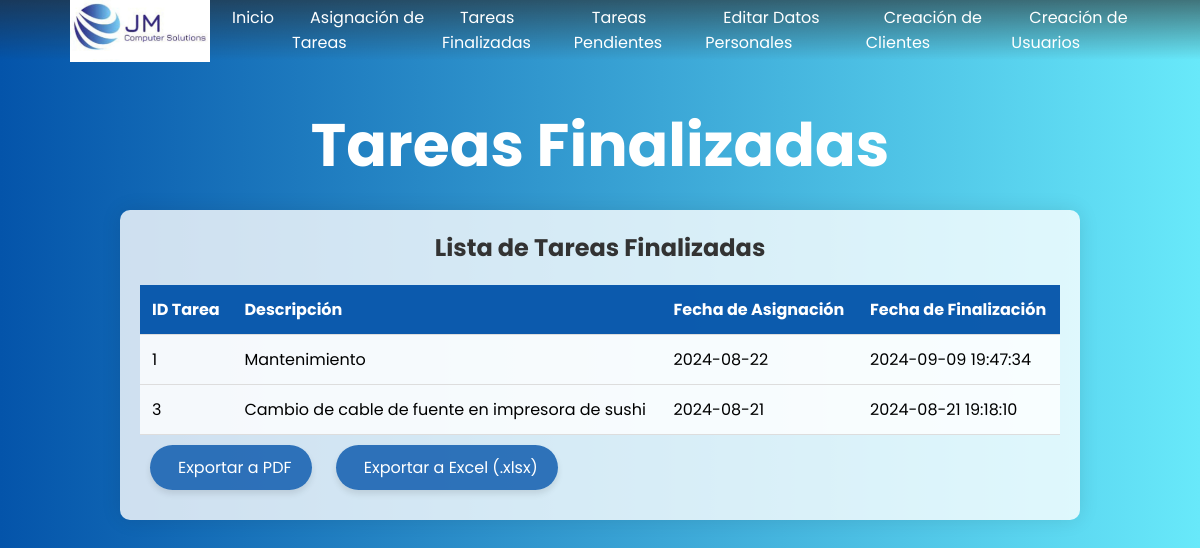
/views/verTareasFinalizadas.php, run on the app's committed database.
### tables this page shows
CREATE TABLE `tareas` (
  `idTarea` int(11) NOT NULL,
  `idUsuario` int(11) DEFAULT NULL,
  `Descripcion` text NOT NULL,
  `FechaAsignacion` date NOT NULL,
  `FechaFinalizacion` datetime NOT NULL,
  `Hora` time NOT NULL,
  `Lugar` varchar(100) NOT NULL,
  `Estado` varchar(20) NOT NULL DEFAULT 'Pendiente',
  `idCliente` int(11) NOT NULL
);

### views/verTareasFinalizadas.php (the view, shortened to what this page needs)
<!DOCTYPE html>
<html lang="es">
<head>
    <link rel="stylesheet" href="../css/verTareasFin.css">
</head>
<body>
    <div class="wrapper">
        <nav class="nav">
            <div class="nav-logo">
                <img src="../img/LogoEmp.jpeg" alt="Logo de la empresa">
            </div>
            <div class="nav-menu">
                <ul id="nav-list">
                    <li><a class="link" href="indexAdmin.php">Inicio</a></li>
                    <li>
                        <a class="link" href="asignacion.php">Asignación de Tareas</a>
                    </li>
                    <li><a class="link" href="verTareasFinalizadas.php">Tareas Finalizadas</a></li>
                    <li><a class="link" href="verTareasPendientes.php">Tareas Pendientes</a></li>
                    <li><a class="link" href="editarDatosAdmin.php">Editar Datos Personales</a></li>
                    <li><a class="link" href="creacion.php">Creación de Clientes</a></li>
                    <li><a class="link" href="crearUsuario.html">Creación de Usuarios</a></li>
                </ul>
            </div>
        </nav>
        <header>
            <h1>Tareas Finalizadas</h1>
        </header>
        <section>
            <h2>Lista de Tareas Finalizadas</h2>
            <table id="taskTable" class="task-table">
                <thead>
                    <tr>
                        <th>ID Tarea</th>
                        <th>Descripción</th>
                        <th>Fecha de Asignación</th>
                        <th>Fecha de Finalización</th>
                    </tr>
                </thead>
                <tbody>
                <?php
                    $conn = new mysqli('localhost', 'root', '', 'bdconnected');
                    $sql = "SELECT idTarea, Descripcion, FechaAsignacion, FechaFinalizacion
                            FROM tareas WHERE Estado = 'Finalizada'";
                    $result = $conn->query($sql);
                    if ($result->num_rows > 0) {
                        while($row = $result->fetch_assoc()) {
                            echo "<tr>
                                    <td>" . $row["idTarea"]. "</td>
                                    <td>" . $row["Descripcion"]. "</td>
                                    <td>" . $row["FechaAsignacion"]. "</td>
                                    <td>" . $row["FechaFinalizacion"]. "</td>
                                </tr>";
                        }
                    } else {
                        echo "<tr><td colspan='4'>0 tareas finalizadas</td></tr>";
                    }
                ?>
                </tbody>
            </table>
                <button class="export-btn" onclick="generatePDF()">
                    <i class="fa fa-file-pdf-o"></i> Exportar a PDF</button>
                <button class="export-btn" onclick="exportToExcelXLSX()">
                    <i class="fa fa-file-excel-o"></i> Exportar a Excel (.xlsx)</button>
        </section>
    </div>
</body>
</html>

### css/verTareasFin.css (style rules this page uses)
* { margin: 0; padding: 0; box-sizing: border-box; font-family: 'Poppins', sans-serif; }
body { background: linear-gradient(to right, rgb(4, 84, 170), rgb(104, 233, 250)); background-size: cover; background-repeat: no-repeat; background-attachment: fixed; }
.wrapper { display: flex; flex-direction: column; align-items: center; padding-top: 100px; }
.nav { position: fixed; top: 0; display: flex; justify-content: space-between; align-items: center; width: 100%; height: 60px; background: linear-gradient(rgba(39, 39, 39, 0.6), transparent); padding: 0 20px; z-index: 100; }
.nav-logo img { width: 140px; height: 70px; margin-top: 0px; margin-right: 4px; margin-left: 50px; }
.nav-menu { display: flex; align-items: center; }
.nav-menu ul { display: flex; margin-right: 20px; }
.nav-menu ul li { list-style-type: none; position: relative; }
.nav-menu ul li .link { text-decoration: none; font-weight: 400; color: #fff; padding: 8px 13px; margin: 0 5px; border-radius: 20px; transition: background 1s; }
header { color: #fff; font-size: 30px; text-align: center; margin-bottom: 20px; }
section { width: 80%; background: rgba(255, 255, 255, 0.8); border-radius: 10px; padding: 20px; box-shadow: 0 0 20px rgba(0,0,0,0.1); }
section h2 { text-align: center; margin-bottom: 20px; color: #333; }
.task-table { width: 100%; border-collapse: collapse; }
.task-table thead { background-color: rgba(4, 84, 170, 0.8); color: white; }
.task-table th, .task-table td { padding: 12px; text-align: left; border-bottom: 1px solid #ddd; }
.task-table th { background-color: rgba(4, 84, 170, 0.8); color: white; }
.task-table td { background-color: rgba(255, 255, 255, 0.8); }
.export-btn { background-color: rgba(4, 84, 170, 0.8); color: white; border: none; border-radius: 30px; padding: 10px 20px; font-size: 16px; cursor: pointer; transition: background-color 0.3s ease; margin: 10px; box-shadow: 0 4px 6px rgba(0, 0, 0, 0.1); }

### data on the page
tareas: idTarea "1", Descripcion "Mantenimiento", FechaAsignacion "2024-08-22", FechaFinalizacion "2024-09-09 19:47:34"
tareas: idTarea "3", Descripcion "Cambio de cable de fuente en impresora de sushi", FechaAsignacion "2024-08-21", FechaFinalizacion "2024-08-21 19:18:10"
